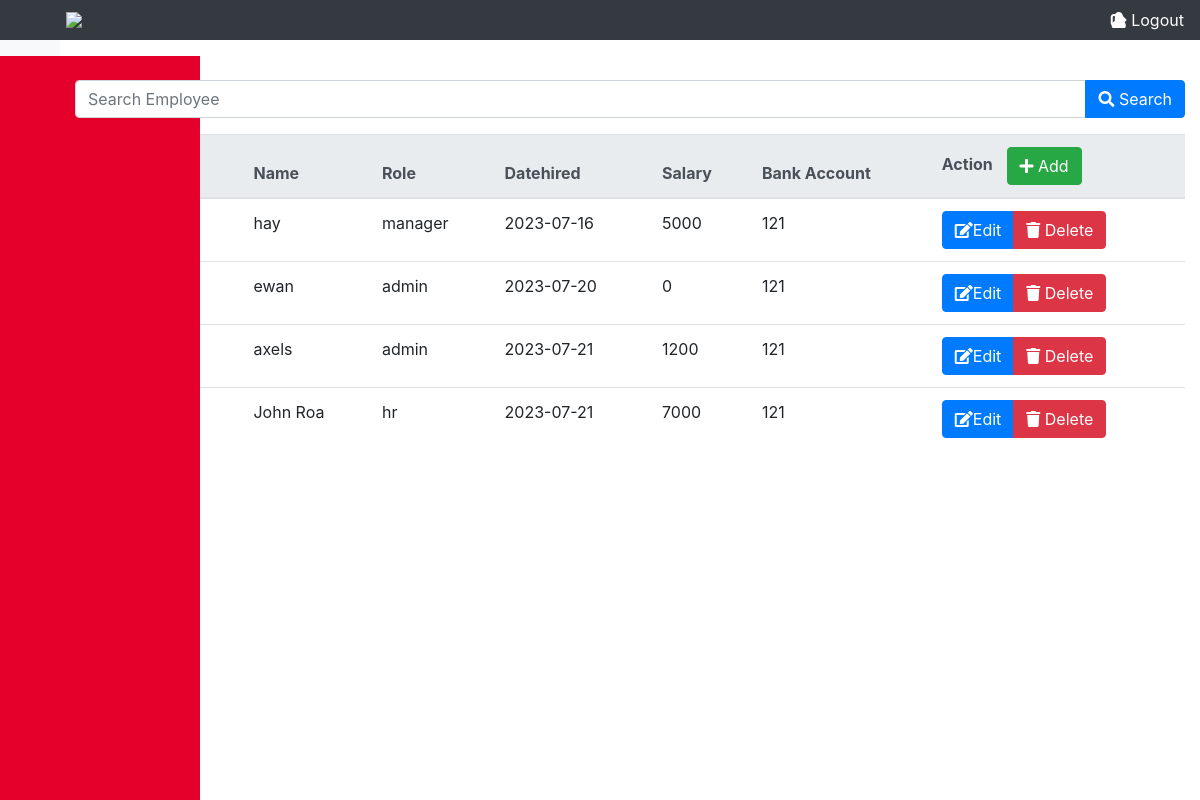
/index.php/employee/search, run on the app's committed database.
### tables this page shows
CREATE TABLE `tbl_employee` (
  `employee_id` int(30) NOT NULL AUTO_INCREMENT,
  `name` varchar(60) DEFAULT NULL,
  `role` varchar(60) DEFAULT NULL,
  `datehired` date DEFAULT NULL,
  `salary` int(60) DEFAULT NULL,
  `bankaccount` int(60) DEFAULT NULL,
  PRIMARY KEY (`employee_id`)
);

### application/controllers/employee.php (called while the page is built, shortened)
<?php
    class Employee extends CI_controller {
        public function __construct(){
            $this->load->library('session');
            $this->load->model('Employee_model');
        }
        public function search() {
            $keyword = $this->input->post('keyword');
            $data['employees'] = $this->Employee_model->search_employee($keyword);
            $user = $this->session->userData('user');
            $data['user'] = $user;
            $this->load->view('show_employee', $data);
        }
    }
?>

### index.php (called while the page is built, shortened)
<?php
require_once BASEPATH.'core/CodeIgniter.php';

### application/models/Employee_model.php (called while the page is built, shortened)
<?php
    class Employee_model extends CI_model {
        public function search_employee($keyword) {
            $this->db->like('employee_id', $keyword);
            $this->db->or_like('name', $keyword);
            $this->db->or_like('role', $keyword);
            $this->db->or_like('datehired', $keyword);
            $this->db->or_like('bankaccount', $keyword);
            return $this->db->get('tbl_employee')->result_array();
        }
    }
?>

### application/views/show_employee.php (the view, shortened to what this page needs)
<!DOCTYPE html>
<html lang="en">
<head>
    <link rel="stylesheet" href="https://maxcdn.bootstrapcdn.com/bootstrap/4.0.0/css/bootstrap.min.css">
    <link rel="stylesheet" href="https://stackpath.bootstrapcdn.com/bootstrap/4.5.2/css/bootstrap.min.css">
    <link rel="stylesheet" href="https://cdnjs.cloudflare.com/ajax/libs/font-awesome/5.15.3/css/all.min.css">
</head>
<body>
    <div class="content">
        <nav class="navbar navbar-dark bg-dark">
            <img src="https://www.kfc.com.ph/Content/OnlineOrderingImages/Shared/logo.svg"
                style="width: 60px; height: auto; margin-left: 50px;">
            <a class="text-white"><i class="fas fa-user"></i>
            </a>
            <a class="logoutlink" href="<?php echo site_url('dashboard/logout'); ?>"><i class="fas fa-sign-out-alt"></i>
                Logout</a>
        </nav>
        <div class="sidebar">
        </div>
    </div>
    <div class="container">
        <form action="<?php echo site_url('employee/search'); ?>" method="post" class="mb-3">
            <div class="input-group">
                <input type="text" class="form-control" placeholder="Search Employee" name="keyword">
                <div class="input-group-append">
                    <button class="btn btn-primary" type="submit"><i class="fas fa-search"></i> Search</button>
                </div>
            </div>
        </form>
        <table class="table">
            <thead class="thead-light">
                <tr>
                    <th>Employee_id</th>
                    <th>Name</th>
                    <th>Role</th>
                    <th>Datehired</th>
                    <th>Salary</th>
                    <th>Bank Account</th>
                    <th>Action <button type="button" class="btn btn-success" data-toggle="modal" data-target="#addModal"
                            style="margin-left: 10px;"><i class="fas fa-plus"></i> Add</button></th>
                </tr>
            </thead>
            <tbody>
                <?php foreach ($employees as $employee): ?>
                    <tr>
                        <td>
                        </td>
                        <td>
                            <?php echo $employee['name']; ?>
                        </td>
                        <td>
                            <?php echo $employee['role']; ?>
                        </td>
                        <td>
                            <?php echo $employee['datehired']; ?>
                        </td>
                        <td>
                            <?php echo $employee['salary']; ?>
                        </td>
                        <td>
                            <?php echo $employee['bankaccount']; ?>
                        </td>
                        <td>
                            <div class="btn-group" role="group" aria-label="Actions">
                                <button type="button" class="btn btn-primary edit-button" data-toggle="modal"
                                    data-target="#editModal" data-employee_id="<?php echo $employee['employee_id']; ?>"
                                    data-name="<?php echo $employee['name']; ?>"
                                    data-role="<?php echo $employee['role']; ?>"
                                    data-salary="<?php echo $employee['salary']; ?> "
                                    data-bankaccount="<?php echo $employee['bankaccount']; ?> "><i
                                        class="fas fa-edit"></i>Edit</button>
                                <a href="<?php echo site_url('employee/delete/' . $employee['employee_id']); ?>"
                                    class="btn btn-danger"><i class="fas fa-trash"></i> Delete</a>
                            </div>
                        </td>
                    </tr>
                <?php endforeach; ?>
            </tbody>
        </table>
    </div>
</body>
</html>

### application/views/show_employee.php (style rules this page uses)
body { display: flex; min-height: 100vh; }
.container { margin-top: 80px; }
.navbar { position: fixed; top: 0; left: 0; width: 100%; z-index: 999; }
.logoutlink { color: white; margin-left: -500px; }
.sidebar { position: fixed; top: 56px; left: 0; height: 100%; width: 200px; background-color: #E4002B; color: #fff; padding-top: 20px; padding-top: 50px; }
.content { flex-grow: 1; background-color: #f8f9fa; padding: 20px; }

### data on the page
tbl_employee: name "hay", role "manager", datehired "2023-07-16", salary "5000", bankaccount "121"
tbl_employee: name "ewan", role "admin", datehired "2023-07-20", salary "0", bankaccount "121"
tbl_employee: name "axels", role "admin", datehired "2023-07-21", salary "1200", bankaccount "121"
tbl_employee: name "John Roa", role "hr", datehired "2023-07-21", salary "7000", bankaccount "121"
